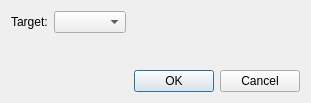
<?xml version="1.0" encoding="UTF-8"?>
<ui version="4.0">
 <class>GridComplexConditionGroupEditDialog</class>
 <widget class="QDialog" name="GridComplexConditionGroupEditDialog">
  <property name="geometry">
   <rect>
    <x>0</x>
    <y>0</y>
    <width>311</width>
    <height>103</height>
   </rect>
  </property>
  <property name="windowTitle">
   <string>Dialog</string>
  </property>
  <layout class="QVBoxLayout" name="verticalLayout">
   <item>
    <layout class="QHBoxLayout" name="horizontalLayout">
     <item>
      <widget class="QLabel" name="targetLabel">
       <property name="text">
        <string>Target:</string>
       </property>
      </widget>
     </item>
     <item>
      <widget class="QComboBox" name="targetComboBox">
       <property name="sizeAdjustPolicy">
        <enum>QComboBox::AdjustToContents</enum>
       </property>
      </widget>
     </item>
     <item>
      <spacer name="horizontalSpacer">
       <property name="orientation">
        <enum>Qt::Horizontal</enum>
       </property>
       <property name="sizeHint" stdset="0">
        <size>
         <width>28</width>
         <height>20</height>
        </size>
       </property>
      </spacer>
     </item>
    </layout>
   </item>
   <item>
    <widget class="GridComplexConditionGroupEditWidgetContainer" name="editWidget" native="true"/>
   </item>
   <item>
    <spacer name="verticalSpacer">
     <property name="orientation">
      <enum>Qt::Vertical</enum>
     </property>
     <property name="sizeHint" stdset="0">
      <size>
       <width>20</width>
       <height>0</height>
      </size>
     </property>
    </spacer>
   </item>
   <item>
    <widget class="QDialogButtonBox" name="buttonBox">
     <property name="orientation">
      <enum>Qt::Horizontal</enum>
     </property>
     <property name="standardButtons">
      <set>QDialogButtonBox::Cancel|QDialogButtonBox::Ok</set>
     </property>
    </widget>
   </item>
  </layout>
 </widget>
 <customwidgets>
  <customwidget>
   <class>GridComplexConditionGroupEditWidgetContainer</class>
   <extends>QWidget</extends>
   <header>guicore/pre/complex/gridcomplexconditiongroupeditwidgetcontainer.h</header>
   <container>1</container>
  </customwidget>
 </customwidgets>
 <resources/>
 <connections>
  <connection>
   <sender>buttonBox</sender>
   <signal>accepted()</signal>
   <receiver>GridComplexConditionGroupEditDialog</receiver>
   <slot>accept()</slot>
   <hints>
    <hint type="sourcelabel">
     <x>248</x>
     <y>254</y>
    </hint>
    <hint type="destinationlabel">
     <x>157</x>
     <y>274</y>
    </hint>
   </hints>
  </connection>
  <connection>
   <sender>buttonBox</sender>
   <signal>rejected()</signal>
   <receiver>GridComplexConditionGroupEditDialog</receiver>
   <slot>reject()</slot>
   <hints>
    <hint type="sourcelabel">
     <x>316</x>
     <y>260</y>
    </hint>
    <hint type="destinationlabel">
     <x>286</x>
     <y>274</y>
    </hint>
   </hints>
  </connection>
 </connections>
</ui>
